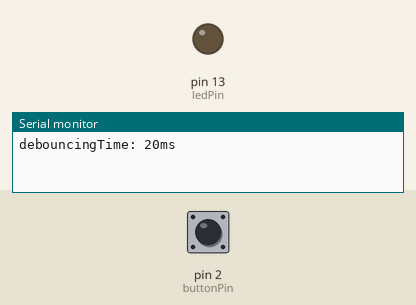
This program was run on a simulated Arduino Uno, built with avr-gcc and run on an emulated ATmega328P. Parts: output pins drawn as LEDs (lit = HIGH), the last lines printed to the serial monitor. Inputs (shaded band) come from the test bench; at power-on: pin 2 (buttonPin) HIGH.

Above: at 1.2 s.
1.3 s: pin 2 (buttonPin) pulled LOW for 0.15 s
At 1.37 s:
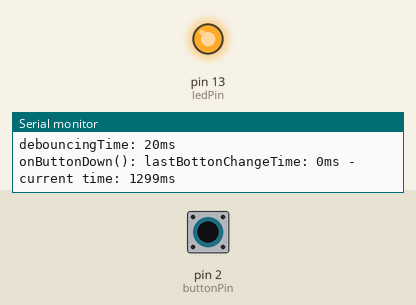
2.9 s: pin 2 (buttonPin) pulled LOW for 3.2 s
At 7.2 s:
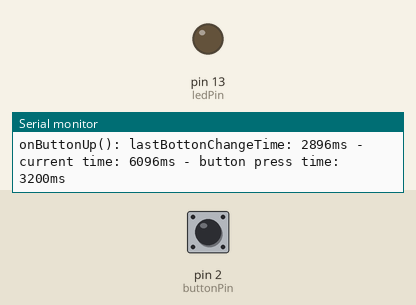
Timing chart, 0 to 8.7 s (numbered marks = the images above; inputs shaded):
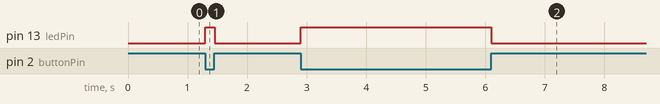

Measured:
- after the input at 1.3 s, pin 13 (ledPin): LOW → HIGH at once, → LOW 0.15 s later
- after the input at 2.9 s, pin 13 (ledPin): LOW → HIGH at once, → LOW 3.2 s later

The program:

main.cpp
```cpp
#include "Arduino.h"

#define DEBUG

const int ledPin = 13;                  // pin used for LED (same as on-board led)
const int buttonPin = 2;                // pin used for button
unsigned long debouncingTime = 20;      // delay used to debouncing button press & release [ms]
unsigned long lastButtonChangeTime = 0; // time of 1st interrupt when button pressed/released

void onButtonUp();

void onButtonDown() {
    unsigned long now = millis();
    if (now - lastButtonChangeTime > debouncingTime) {
        #ifdef DEBUG
        Serial.print("onButtonDown(): lastBottonChangeTime: ");
        Serial.print(lastButtonChangeTime);
        Serial.print("ms - current time: ");
        Serial.print(now);
        Serial.println("ms");
        #endif

        lastButtonChangeTime = now;
        digitalWrite(ledPin, HIGH);
        // Switch to button release interrupt
        detachInterrupt(digitalPinToInterrupt(buttonPin));
        attachInterrupt(digitalPinToInterrupt(buttonPin), onButtonUp, RISING);
    }
}

void onButtonUp() {
    unsigned long now = millis();
    if (now - lastButtonChangeTime > debouncingTime) {
        #ifdef DEBUG
        Serial.print("onButtonUp(): lastBottonChangeTime: ");
        Serial.print(lastButtonChangeTime);
        Serial.print("ms - current time: ");
        Serial.print(now);
        Serial.print("ms - button press time: ");
        Serial.print(now - lastButtonChangeTime);
        Serial.println("ms");
        #endif

        lastButtonChangeTime = now;
        digitalWrite(ledPin, LOW);
        // Switch to button press interrupt
        detachInterrupt(digitalPinToInterrupt(buttonPin));
        attachInterrupt(digitalPinToInterrupt(buttonPin), onButtonDown, FALLING);
    }
}

void setup() {
    pinMode(ledPin, OUTPUT);
    pinMode(buttonPin, INPUT_PULLUP);
    #ifdef DEBUG
    Serial.begin(115200);
    Serial.print("debouncingTime: ");
    Serial.print(debouncingTime);
    Serial.println("ms");
    #endif

    // Enable button press interrupt
    attachInterrupt(digitalPinToInterrupt(buttonPin), onButtonDown, FALLING);
}

void loop() {
}
```
